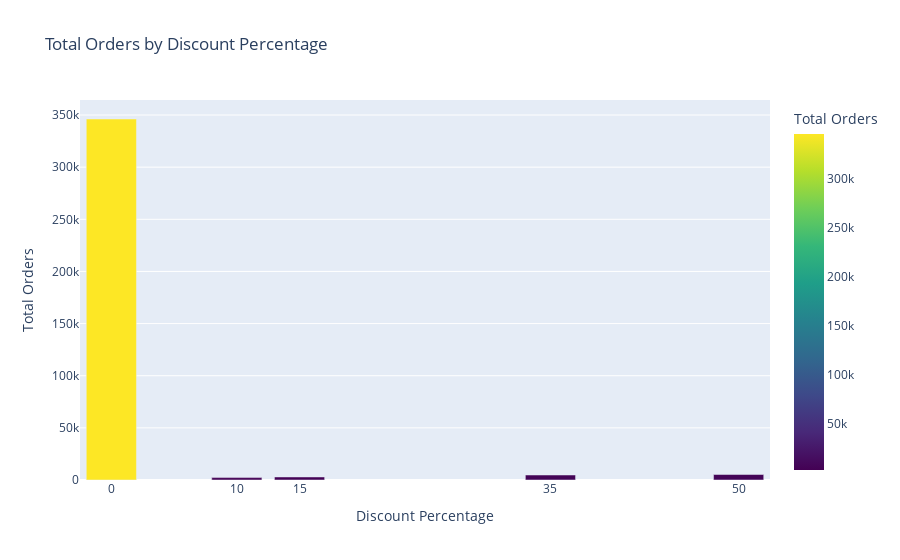

The notebook cell this image was saved under:
### Code cell
# Create a bar plot
fig = px.bar(df, x='discount_percentage', y='total_orders',
             title='Total Orders by Discount Percentage',
             labels={'discount_percentage': 'Discount Percentage', 'total_orders': 'Total Orders'},
             color='total_orders', color_continuous_scale='Viridis')

# Update the layout for better readability
fig.update_layout(xaxis_title='Discount Percentage',
                  yaxis_title='Total Orders',
                  xaxis_tickmode='array',
                  xaxis_tickvals=[0, 10, 15, 35, 50])

# Show plot
fig.show()

### Figure 1 — Plotly figure (JSON) as saved in the notebook; plotly's stock layout.template omitted (floating-point values rounded to 4 significant figures)
{"data": [{"alignmentgroup": "True", "hovertemplate": "Discount Percentage=%{x}<br>Total Orders=%{marker.color}<extra></extra>", "legendgroup": "", "marker": {"color": [346183, 2299, 2914, 4792, 5246], "coloraxis": "coloraxis", "pattern": {"shape": ""}}, "name": "", "offsetgroup": "", "orientation": "v", "showlegend": false, "textposition": "auto", "type": "bar", "x": [0, 10, 15, 35, 50], "xaxis": "x", "y": [346183, 2299, 2914, 4792, 5246], "yaxis": "y"}], "layout": {"barmode": "relative", "coloraxis": {"colorbar": {"title": {"text": "Total Orders"}}, "colorscale": [[0, "#440154"], [0.1111, "#482878"], [0.2222, "#3e4989"], [0.3333, "#31688e"], [0.4444, "#26828e"], [0.5556, "#1f9e89"], [0.6667, "#35b779"], [0.7778, "#6ece58"], [0.8889, "#b5de2b"], [1, "#fde725"]]}, "legend": {"tracegroupgap": 0}, "title": {"text": "Total Orders by Discount Percentage"}, "xaxis": {"anchor": "y", "domain": [0, 1], "tickmode": "array", "tickvals": [0, 10, 15, 35, 50], "title": {"text": "Discount Percentage"}}, "yaxis": {"anchor": "x", "domain": [0, 1], "title": {"text": "Total Orders"}}}}
